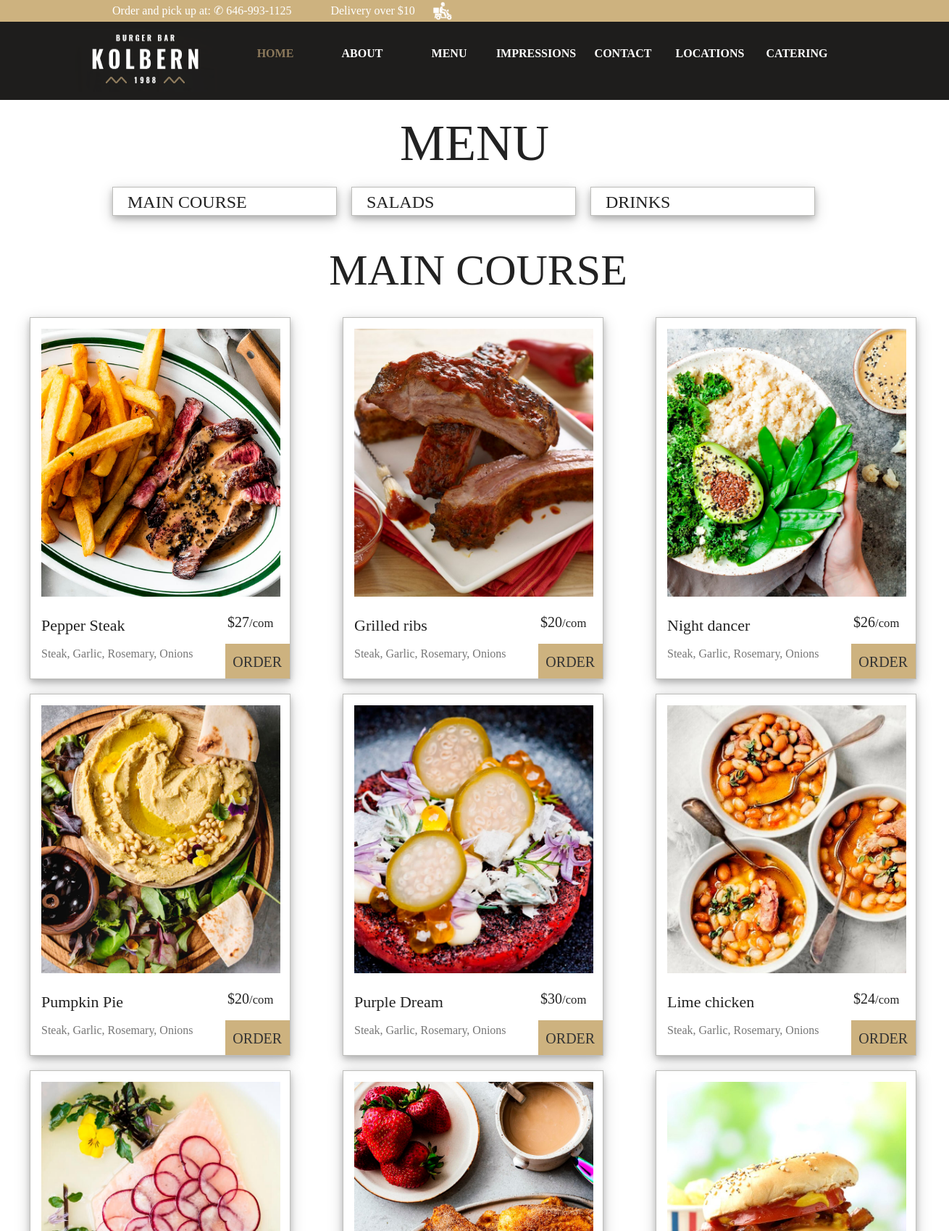
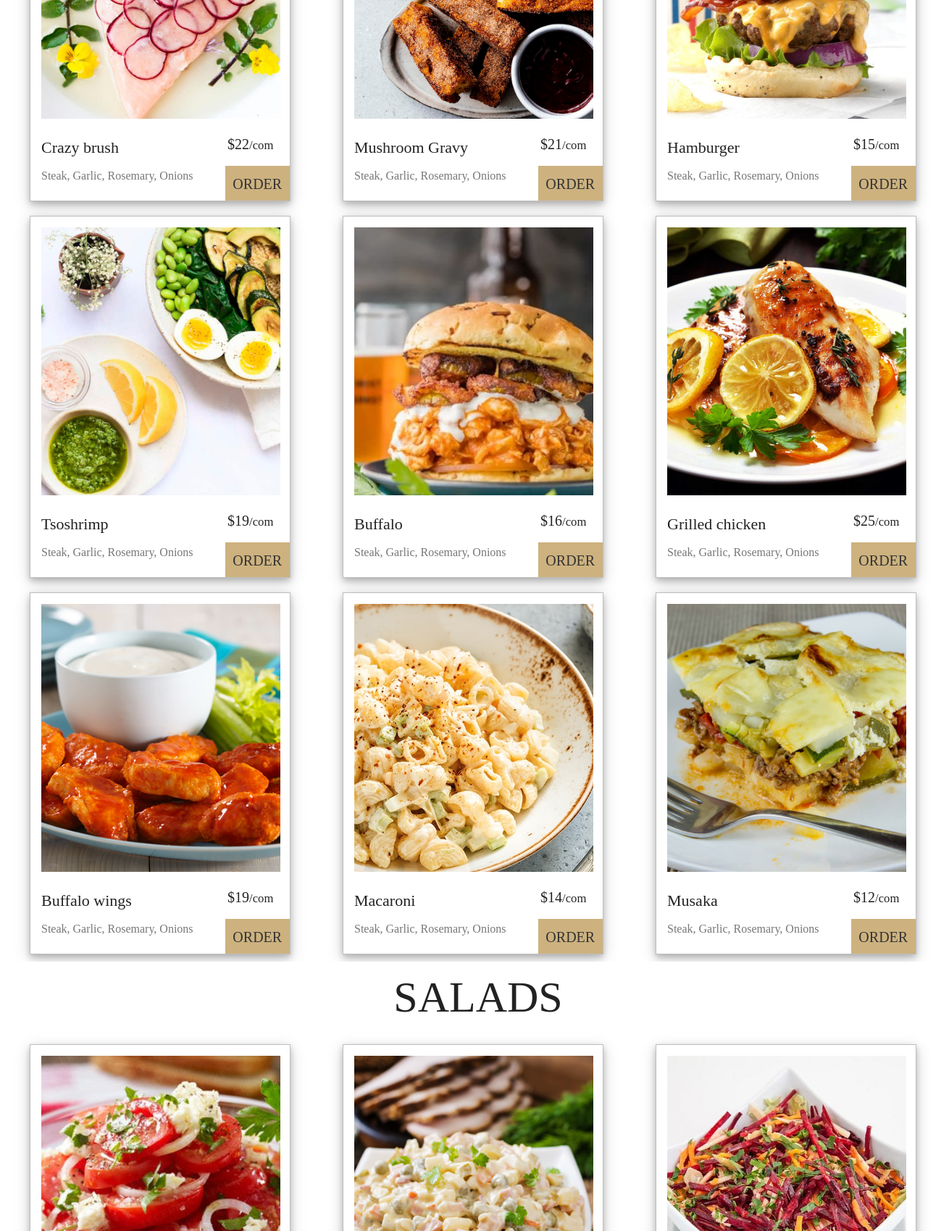
Screenshot of /jelovnik.php (upper part) with the database file from the repository (2 pictures, top to bottom).
### tables this page shows
CREATE TABLE `jela` (
  `id` int(7) NOT NULL,
  `jelo` text NOT NULL,
  `tip` text NOT NULL,
  `opis` text NOT NULL,
  `slika` varchar(100) NOT NULL,
  `cena` int(7) NOT NULL,
  `datum` timestamp NOT NULL DEFAULT CURRENT_TIMESTAMP
);

### jelovnik.php (the view, shortened to what this page needs)
<?php include("head.php"); ?>
<div class="naslov">
<article>
MENU
</article>
</div>
<div class="linkovi">
<header><a href="#jela">MAIN COURSE</a></header>
<main><a href="#salate">SALADS</a></main>
<footer><a href="#pica">DRINKS</a></footer>
</div>
<div class="naslovjela" id="jela">
<article>
MAIN COURSE
</article>
</div>
<div class="telo">
<div class="jela">
<?php
$sql="SELECT * FROM jela WHERE tip='maincourse' ";
$upit=mysqli_query($conn,$sql);
while($red=mysqli_fetch_assoc($upit)) {
$id=$red['id'];
?>
<a href="prikaz.php?id=<?=$id?>">
<img src="<?=$red["slika"]?>">
<div class="info10">
<span><?=$red["jelo"]?></span>
<main>$<?=$red["cena"]?><small>/com</small></main>
</div>
<div class="info11">
<aside><?=$red["opis"]?></aside>
<footer>ORDER</footer>
</div>
</a>
<?php } ?>
</div>
<div class="naslovjela" id="salate">
<article style="color:#222;">
SALADS
</article>
</div>
<div class="jela">
<?php
$sql="SELECT * FROM jela WHERE tip='salads' ";
$upit=mysqli_query($conn,$sql);
while($red=mysqli_fetch_assoc($upit)) {
$id=$red['id'];
?>
<a href="prikaz.php?id=<?=$id?>">
<img src="<?=$red["slika"]?>">
</a>
<?php } ?>
</div>
</div>
<?php include("futer.php"); ?>

### head.php (shortened to what this page needs)
<!DOCTYPE html>
<html>
<head>
<link rel="stylesheet" href="style.css" />
</head>
<body>
<div class="top">
<article>
<label>Order and pick up at: &#9990; 646-993-1125</label>
<span>Delivery over $10</span>
<img src="grafika/moto.png">
</article>
</div>
<div class="head">
<article>
<figure>
<a href="index.php"><img src="grafika/kolbern2.png"></a>
</figure>
<nav>
<a style="color:#8d7a5c;" href="index.php">HOME</a>
<a href="about.php">ABOUT</a>
<a href="jelovnik.php">MENU</a>
<a href="utisci.php">IMPRESSIONS</a>
<a href="kontakt.php">CONTACT</a>
<a href="onama.php">LOCATIONS</a>
<a href="catering.php">CATERING</a>
</nav>
</article>
</div>

### futer.php (shortened to what this page needs)
</body>
</html>

### style.css (style rules this page uses)
html { font-size:100%; }
html { scroll-behavior:smooth; }
body { margin:0; padding:0; font-size:16px; background:#f0f0fa; font-family:geomanist; }
* { box-sizing:border-box; -webkit-box-sizing:border-box; -moz-box-sizing:border-box; -o-box-sizing:border-box; }
.top { background:#cdb27f; }
.top article { width:1000px; height:30px; line-height:30px; margin:auto; color:#fff; font-family:geomanist; }
.top span { margin:0 20px 0 50px; }
.top img { height:26px; vertical-align:top; margin:2px 0; }
.head { background:#1e1d1c; }
.head article { width:1150px; margin:auto; position:relative; }
.head article::after { clear:both; display:table; content:""; }
.head figure { float:left; height:100px; width:200px; margin:8px 20px 0 20px; position:relative; }
.head img { width:200px; height:89px; }
.head nav { float:left; width:900px; height:100px; }
.head nav a { display:block; float:left; text-decoration:none; color:#fff; font-size:16px; width:120px; height:20px; margin:35px 0 0 0; text-align:center; font-weight:bold; font-family:geomanist; }
footer { background:#1a1a1a; }

### jelovnik.php (style rules this page uses)
body { background:#fff; }
.naslov { background:#fff; }
.naslov article { width:1000px; margin:30px auto; height:60px; line-height:60px; text-align:center; font-size:70px; color:#222; font-family:geomanist; }
.naslovjela { background:#fff; }
.naslovjela article { width:1000px; height:50px; line-height:50px; font-size:60px; color:#222; margin:24px auto 10px auto; padding-left:10px; font-family:geomanist; text-align:center; }
.telo { width:1300px; margin:auto; }
.telo::after { clear:both; display:table; content:""; }
.jela { width:1300px; min-height:100px; margin:20px auto; overflow:hidden; padding-top:10px; background:#fff; }
.jela::after { clear:both; display:table; content:""; }
.jela a { display:block; float:left; width:360px; height:500px; margin:10px 36px; text-decoration:none; position:relative; border:solid 1px #bebebb; overflow:hidden; box-shadow: 0 4px 8px 0 rgba(0, 0, 0, 0.2), 0 6px 20px 0 rgba(0, 0, 0, 0.19); }
.jela img { width:360px; height:400px; object-fit:cover; padding:15px; }
.info10 { width:100%; height:50px; }
.info10::after { clear:both; display:table; content:""; }
.info10 span { width:76%; height:50px; line-height:50px; text-align:left; padding-left:15px; font-size:22px; color:#a12921; font-family:geomanist; float:left; color:#222; }
.info10 main { width:24%; height:50px; line-height:40px; font-size:20px; font-family:geomanist; float:left; color:#222; padding-right:30px; }
.info11 { width:100%; height:50px; }
.info11::after { clear:both; display:table; content:""; }
.info11 aside { width:75%; height:50px; float:left; padding:5px 10px 0 15px; color:#777; }
.info11 footer { width:25%; height:50px; line-height:50px; float:left; background:#cdb27f; color:#333; font-size:20px; text-align:center; font-family:geomanist; transition:ease 0.5s; }
.linkovi { width:1000px; height:40px; line-height:40px; margin:10px auto 50px auto; }
.linkovi::after { clear:both; display:table; content:""; }
.linkovi header { width:31%; height:40px; line-height:40px; float:left; margin-right:2%; border:solid 1px #bebebb; box-shadow: 0 4px 8px 0 rgba(0, 0, 0, 0.2), 0 6px 20px 0 rgba(0, 0, 0, 0.19); }
.linkovi header a { color:#fff; display:block; text-decoration:none; font-size:24px; padding-left:20px; font-family:geomanist; color:#222; }
.linkovi main { width:31%; height:40px; line-height:40px; float:left; margin-right:2%; border:solid 1px #bebebb; box-shadow: 0 4px 8px 0 rgba(0, 0, 0, 0.2), 0 6px 20px 0 rgba(0, 0, 0, 0.19); }
.linkovi main a { color:#fff; display:block; text-decoration:none; font-size:24px; padding-left:20px; font-family:geomanist; color:#222; }
.linkovi footer { width:31%; height:40px; line-height:40px; float:left; background:none; border:solid 1px #bebebb; box-shadow: 0 4px 8px 0 rgba(0, 0, 0, 0.2), 0 6px 20px 0 rgba(0, 0, 0, 0.19); }
.linkovi footer a { display:block; text-decoration:none; font-size:24px; padding-left:20px; font-family:geomanist; color:#222; }

### rows the page displays
jela: slika (picture), jelo "Pepper Steak", cena "27", opis "Steak, Garlic, Rosemary, Onions"
jela: slika (picture), jelo "Grilled ribs", cena "20", opis "Steak, Garlic, Rosemary, Onions"
jela: slika (picture), jelo "Night dancer", cena "26", opis "Steak, Garlic, Rosemary, Onions"
jela: slika (picture), jelo "Pumpkin Pie", cena "20", opis "Steak, Garlic, Rosemary, Onions"
jela: slika (picture), jelo "Purple Dream", cena "30", opis "Steak, Garlic, Rosemary, Onions"
jela: slika (picture), jelo "Lime chicken", cena "24", opis "Steak, Garlic, Rosemary, Onions"
jela: slika (picture), jelo "Crazy brush", cena "22", opis "Steak, Garlic, Rosemary, Onions"
jela: slika (picture), jelo "Mushroom Gravy", cena "21", opis "Steak, Garlic, Rosemary, Onions"
jela: slika (picture), jelo "Hamburger", cena "15", opis "Steak, Garlic, Rosemary, Onions"
jela: slika (picture), jelo "Tsoshrimp", cena "19", opis "Steak, Garlic, Rosemary, Onions"
jela: slika (picture), jelo "Buffalo", cena "16", opis "Steak, Garlic, Rosemary, Onions"
jela: slika (picture), jelo "Grilled chicken", cena "25", opis "Steak, Garlic, Rosemary, Onions"
jela: slika (picture), jelo "Buffalo wings", cena "19", opis "Steak, Garlic, Rosemary, Onions"
jela: slika (picture), jelo "Macaroni", cena "14", opis "Steak, Garlic, Rosemary, Onions"
jela: slika (picture), jelo "Musaka", cena "12", opis "Steak, Garlic, Rosemary, Onions"
jela: slika (picture)
jela: slika (picture)
jela: slika (picture)
